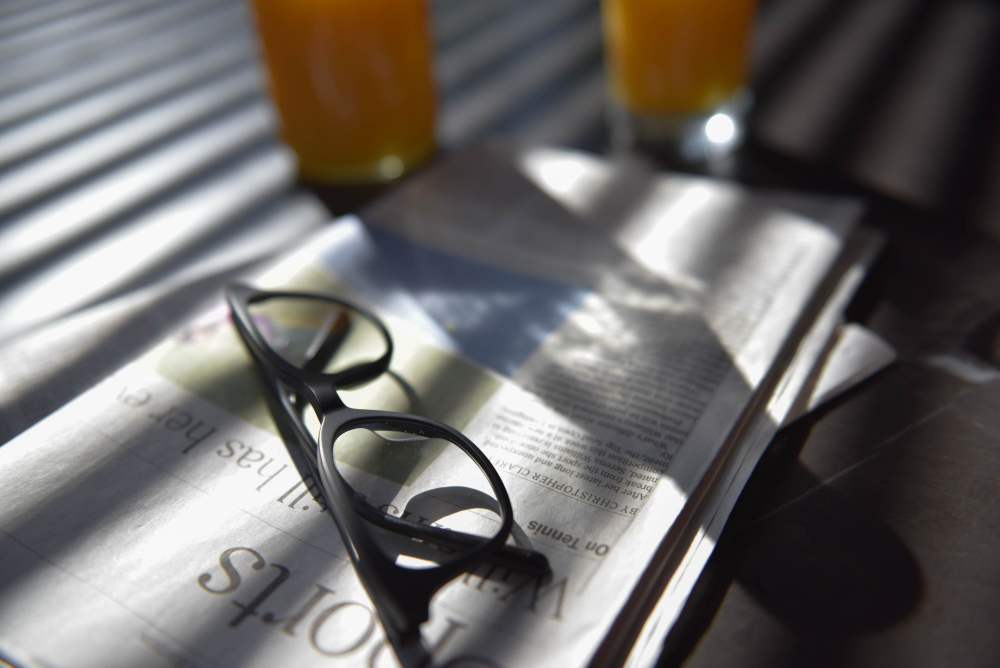
#> input picture render-service/assets/photos/default-photo.jpg, 4000 x 2670 px (shown at 1/4 size)
$ python -i thumbnails.py   (imports and definitions only)
#> lines starting #> are read from the running program, lines starting #| are printed output that depends on the picture
from __future__ import annotations

import hashlib
from pathlib import Path

from ..shell import duration_of, probe, run_ffmpeg


def extract_candidates(video: Path, count: int, width: int, height: int, out_dir: Path) -> list[Path]:
    out_dir.mkdir(parents=True, exist_ok=True)
    duration = duration_of(probe(video))
    step = duration / (count + 1)

    paths: list[Path] = []
    for index in range(count):
        at = step * (index + 1)
        destination = out_dir / f"candidate_{index:02d}.jpg"
        run_ffmpeg(
            [
                "-ss",
                f"{at:.3f}",
                "-i",
                str(video),
                "-frames:v",
                "1",
                "-vf",
                f"scale={width}:{height}:force_original_aspect_ratio=increase,crop={width}:{height}",
                "-q:v",
                "2",
                str(destination),
            ]
        )
        paths.append(destination)
    return paths


def score(path: Path) -> dict[str, float]:
    from PIL import Image, ImageFilter, ImageStat

    with Image.open(path) as image:
#> image is the input picture: PIL image 4000x2670 RGB; mean R, G, B 109.1, 105.8, 104
        grey = image.convert("L")
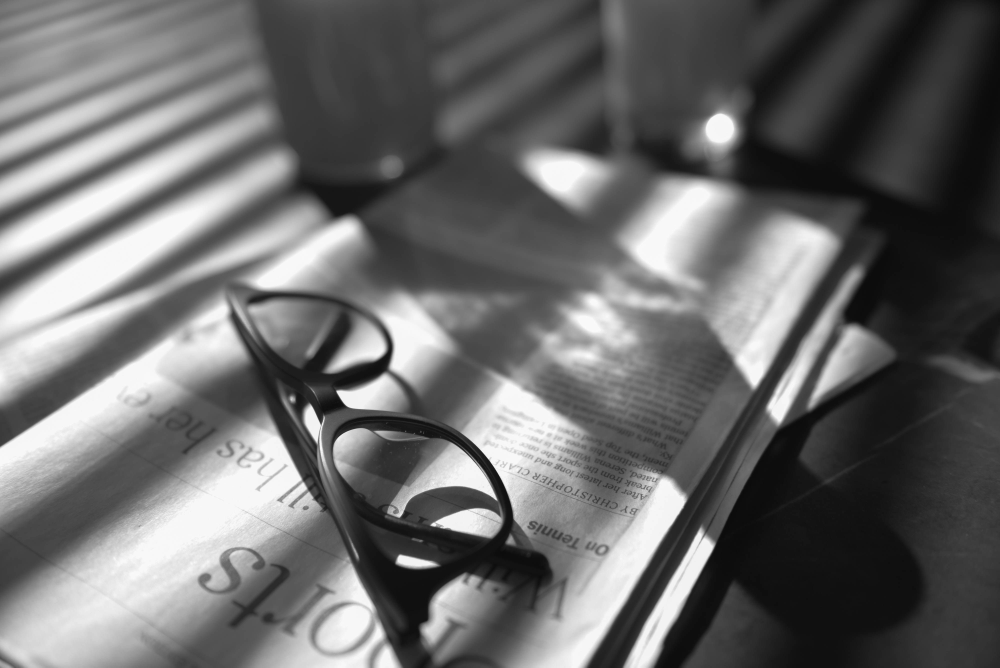
#> grey: PIL image 4000x2670 L (shown at 1/4 size); min 6, max 255, mean 106.6
        stat = ImageStat.Stat(grey)
        contrast = float(stat.stddev[0]) / 128.0
#> contrast = 0.557

        edges = grey.filter(ImageFilter.FIND_EDGES)
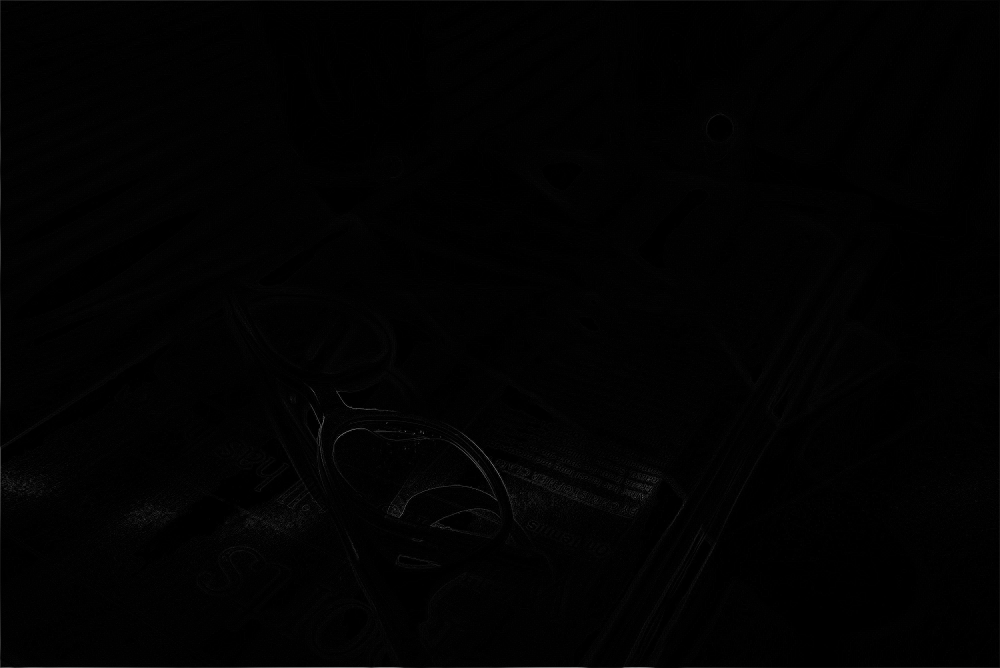
#> edges: PIL image 4000x2670 L (shown at 1/4 size); min 0, max 255, mean 1.7
        sharpness = float(ImageStat.Stat(edges).mean[0]) / 64.0
#> sharpness = 0.0263

        centre = grey.crop(
            (
                int(grey.width * 0.25),
                int(grey.height * 0.15),
                int(grey.width * 0.75),
                int(grey.height * 0.85),
            )
        )
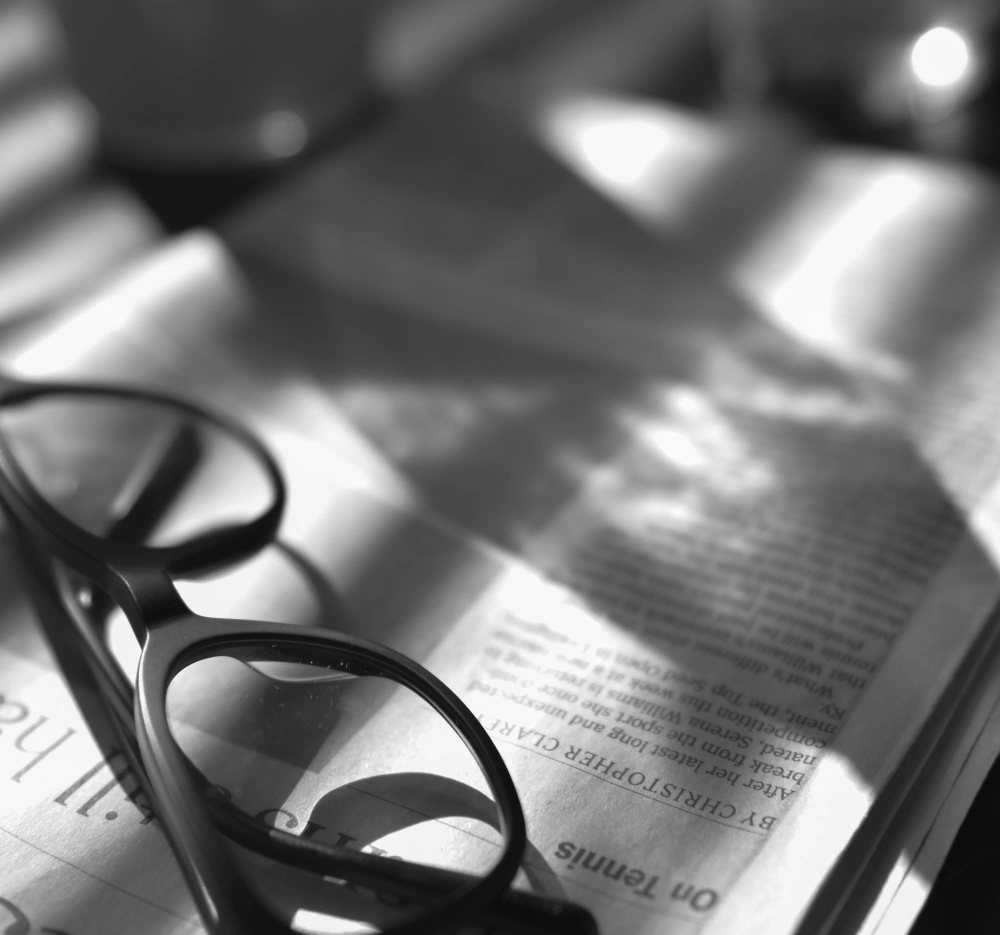
#> centre: PIL image 2000x1869 L (shown at 1/2 size); min 6, max 255, mean 114.8
        centre_energy = float(ImageStat.Stat(centre.filter(ImageFilter.FIND_EDGES)).mean[0]) / 64.0
#> centre_energy = 0.0359

    subject = min(1.0, centre_energy / max(0.01, sharpness))
#> subject = 1
    total = min(1.0, contrast) * 40 + min(1.0, sharpness) * 35 + subject * 25
#> total = 48.19

    return {
        "contrast": round(min(1.0, contrast), 4),
        "sharpness": round(min(1.0, sharpness), 4),
        "face_area_ratio": round(subject, 4),
        "score": round(total, 2),
    }


def checksum(path: Path) -> str:
    return hashlib.sha256(path.read_bytes()).hexdigest()

>>> result = score('../../../../render-service/assets/photos/default-photo.jpg')
#> result = {'contrast': 0.557, 'sharpness': 0.0263, 'face_area_ratio': 1, 'score': 48.19}
